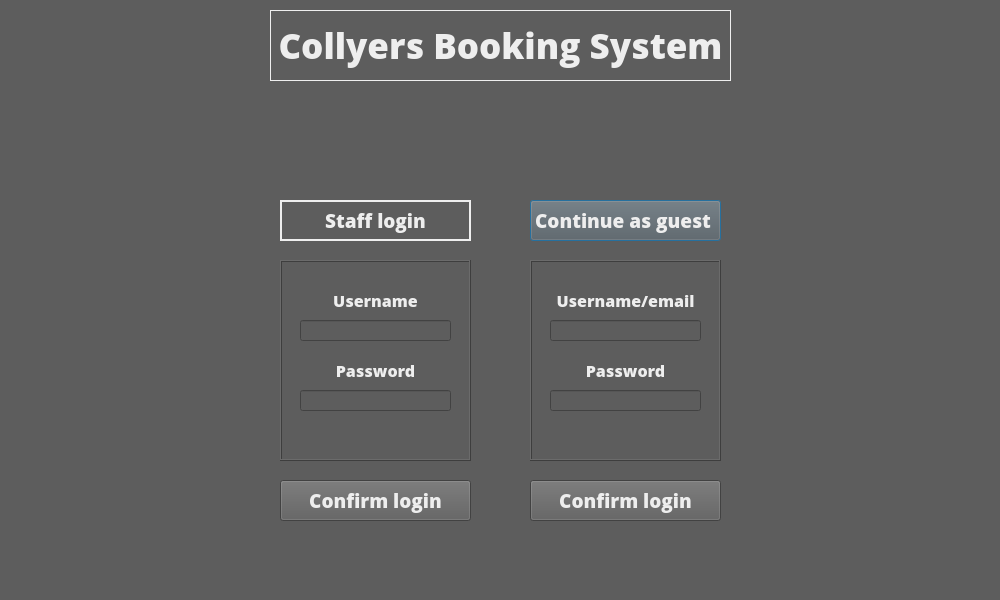
<?xml version="1.0" encoding="UTF-8"?>
<ui version="4.0">
 <class>Dialog</class>
 <widget class="QDialog" name="Dialog">
  <property name="geometry">
   <rect>
    <x>0</x>
    <y>0</y>
    <width>1000</width>
    <height>600</height>
   </rect>
  </property>
  <property name="font">
   <font>
    <family>Open Sans Extrabold</family>
   </font>
  </property>
  <property name="windowTitle">
   <string>Dialog</string>
  </property>
  <property name="styleSheet">
   <string notr="true">background-color: rgb(93, 93, 93);</string>
  </property>
  <widget class="QLabel" name="sidepanel_L">
   <property name="geometry">
    <rect>
     <x>10</x>
     <y>10</y>
     <width>241</width>
     <height>581</height>
    </rect>
   </property>
   <property name="text">
    <string/>
   </property>
  </widget>
  <widget class="QLabel" name="sidepanel_R">
   <property name="geometry">
    <rect>
     <x>760</x>
     <y>10</y>
     <width>241</width>
     <height>581</height>
    </rect>
   </property>
   <property name="text">
    <string/>
   </property>
  </widget>
  <widget class="QLabel" name="Title">
   <property name="geometry">
    <rect>
     <x>270</x>
     <y>10</y>
     <width>461</width>
     <height>71</height>
    </rect>
   </property>
   <property name="font">
    <font>
     <family>Open Sans Extrabold</family>
     <pointsize>26</pointsize>
    </font>
   </property>
   <property name="styleSheet">
    <string notr="true">color: rgb(238, 238, 238);</string>
   </property>
   <property name="frameShape">
    <enum>QFrame::Box</enum>
   </property>
   <property name="text">
    <string>Collyers Booking System</string>
   </property>
   <property name="alignment">
    <set>Qt::AlignCenter</set>
   </property>
  </widget>
  <widget class="QFrame" name="GuestLoginFrame">
   <property name="geometry">
    <rect>
     <x>530</x>
     <y>260</y>
     <width>191</width>
     <height>201</height>
    </rect>
   </property>
   <property name="font">
    <font>
     <family>Open Sans Extrabold</family>
    </font>
   </property>
   <property name="styleSheet">
    <string notr="true">color: rgb(238, 238, 238);</string>
   </property>
   <property name="frameShape">
    <enum>QFrame::Box</enum>
   </property>
   <property name="frameShadow">
    <enum>QFrame::Raised</enum>
   </property>
   <widget class="QLineEdit" name="GuestLoginUsernameInput">
    <property name="geometry">
     <rect>
      <x>20</x>
      <y>60</y>
      <width>151</width>
      <height>21</height>
     </rect>
    </property>
    <property name="font">
     <font>
      <family>Open Sans Extrabold</family>
      <pointsize>8</pointsize>
     </font>
    </property>
   </widget>
   <widget class="QLabel" name="GuestloginUsernameLabel">
    <property name="geometry">
     <rect>
      <x>20</x>
      <y>30</y>
      <width>151</width>
      <height>21</height>
     </rect>
    </property>
    <property name="font">
     <font>
      <family>Open Sans Extrabold</family>
      <pointsize>12</pointsize>
     </font>
    </property>
    <property name="text">
     <string>Username/email</string>
    </property>
    <property name="alignment">
     <set>Qt::AlignCenter</set>
    </property>
   </widget>
   <widget class="QLabel" name="GuestloginPasswordLabel">
    <property name="geometry">
     <rect>
      <x>20</x>
      <y>100</y>
      <width>151</width>
      <height>21</height>
     </rect>
    </property>
    <property name="font">
     <font>
      <family>Open Sans Extrabold</family>
      <pointsize>12</pointsize>
     </font>
    </property>
    <property name="text">
     <string>Password</string>
    </property>
    <property name="alignment">
     <set>Qt::AlignCenter</set>
    </property>
   </widget>
   <widget class="QLineEdit" name="GuestLoginPasswordInput">
    <property name="geometry">
     <rect>
      <x>20</x>
      <y>130</y>
      <width>151</width>
      <height>21</height>
     </rect>
    </property>
    <property name="font">
     <font>
      <family>Open Sans Extrabold</family>
     </font>
    </property>
   </widget>
  </widget>
  <widget class="QFrame" name="StaffLoginFrame">
   <property name="geometry">
    <rect>
     <x>280</x>
     <y>260</y>
     <width>191</width>
     <height>201</height>
    </rect>
   </property>
   <property name="styleSheet">
    <string notr="true">color: rgb(238, 238, 238);</string>
   </property>
   <property name="frameShape">
    <enum>QFrame::Box</enum>
   </property>
   <property name="frameShadow">
    <enum>QFrame::Raised</enum>
   </property>
   <widget class="QLabel" name="StaffloginUsernameLabel">
    <property name="geometry">
     <rect>
      <x>20</x>
      <y>30</y>
      <width>151</width>
      <height>21</height>
     </rect>
    </property>
    <property name="font">
     <font>
      <family>Open Sans Extrabold</family>
      <pointsize>12</pointsize>
     </font>
    </property>
    <property name="text">
     <string>Username</string>
    </property>
    <property name="alignment">
     <set>Qt::AlignCenter</set>
    </property>
   </widget>
   <widget class="QLineEdit" name="StaffLoginUsernameInput">
    <property name="geometry">
     <rect>
      <x>20</x>
      <y>60</y>
      <width>151</width>
      <height>21</height>
     </rect>
    </property>
    <property name="font">
     <font>
      <family>Open Sans Extrabold</family>
     </font>
    </property>
   </widget>
   <widget class="QLabel" name="StaffloginPasswordLabel">
    <property name="geometry">
     <rect>
      <x>20</x>
      <y>100</y>
      <width>151</width>
      <height>21</height>
     </rect>
    </property>
    <property name="font">
     <font>
      <family>Open Sans Extrabold</family>
      <pointsize>12</pointsize>
     </font>
    </property>
    <property name="text">
     <string>Password</string>
    </property>
    <property name="alignment">
     <set>Qt::AlignCenter</set>
    </property>
   </widget>
   <widget class="QLineEdit" name="StaffLoginPasswordInput">
    <property name="geometry">
     <rect>
      <x>20</x>
      <y>130</y>
      <width>151</width>
      <height>21</height>
     </rect>
    </property>
    <property name="font">
     <font>
      <family>Open Sans Extrabold</family>
     </font>
    </property>
   </widget>
  </widget>
  <widget class="QPushButton" name="nologinbutton">
   <property name="geometry">
    <rect>
     <x>530</x>
     <y>200</y>
     <width>191</width>
     <height>41</height>
    </rect>
   </property>
   <property name="font">
    <font>
     <family>Open Sans Extrabold</family>
     <pointsize>14</pointsize>
    </font>
   </property>
   <property name="styleSheet">
    <string notr="true">color: rgb(238, 238, 238);</string>
   </property>
   <property name="text">
    <string>Continue as guest </string>
   </property>
  </widget>
  <widget class="QPushButton" name="guestloginbutton">
   <property name="geometry">
    <rect>
     <x>530</x>
     <y>480</y>
     <width>191</width>
     <height>41</height>
    </rect>
   </property>
   <property name="font">
    <font>
     <family>Open Sans Extrabold</family>
     <pointsize>14</pointsize>
    </font>
   </property>
   <property name="styleSheet">
    <string notr="true">color: rgb(238, 238, 238);</string>
   </property>
   <property name="text">
    <string>Confirm login</string>
   </property>
  </widget>
  <widget class="QPushButton" name="staffloginbutton">
   <property name="geometry">
    <rect>
     <x>280</x>
     <y>480</y>
     <width>191</width>
     <height>41</height>
    </rect>
   </property>
   <property name="font">
    <font>
     <family>Open Sans Extrabold</family>
     <pointsize>14</pointsize>
    </font>
   </property>
   <property name="styleSheet">
    <string notr="true">color: rgb(238, 238, 238);</string>
   </property>
   <property name="text">
    <string>Confirm login</string>
   </property>
  </widget>
  <widget class="QLabel" name="StaffloginUsernameLabel_2">
   <property name="geometry">
    <rect>
     <x>280</x>
     <y>200</y>
     <width>191</width>
     <height>41</height>
    </rect>
   </property>
   <property name="font">
    <font>
     <family>Open Sans Extrabold</family>
     <pointsize>14</pointsize>
    </font>
   </property>
   <property name="styleSheet">
    <string notr="true">color: rgb(238, 238, 238);</string>
   </property>
   <property name="frameShape">
    <enum>QFrame::Panel</enum>
   </property>
   <property name="frameShadow">
    <enum>QFrame::Plain</enum>
   </property>
   <property name="lineWidth">
    <number>2</number>
   </property>
   <property name="text">
    <string>Staff login</string>
   </property>
   <property name="alignment">
    <set>Qt::AlignCenter</set>
   </property>
  </widget>
 </widget>
 <resources/>
 <connections/>
</ui>
